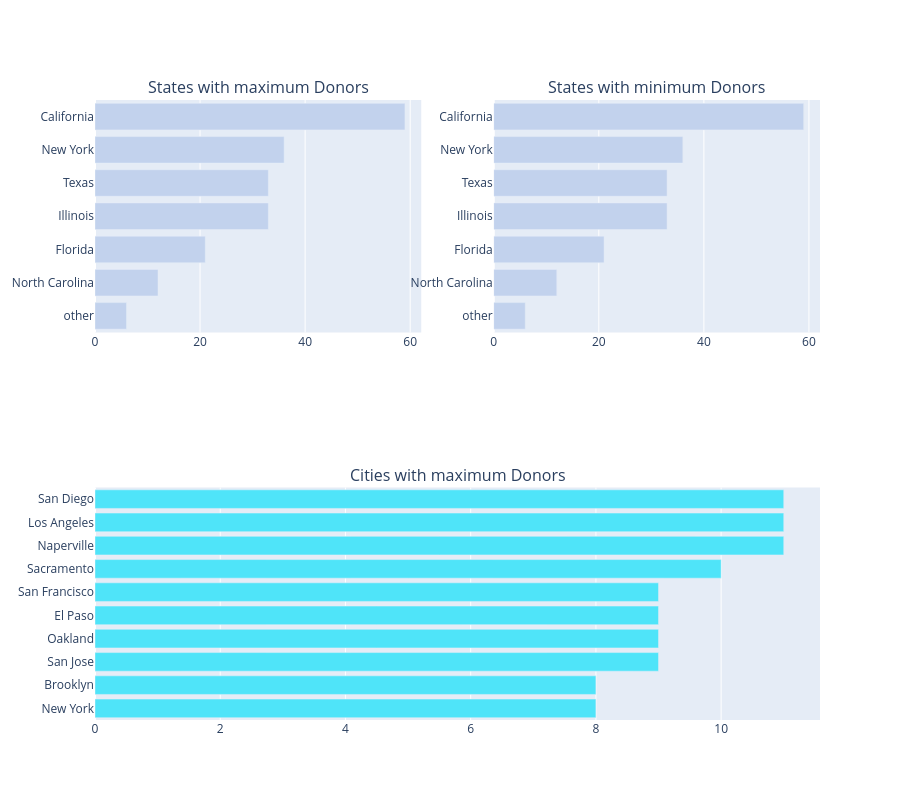
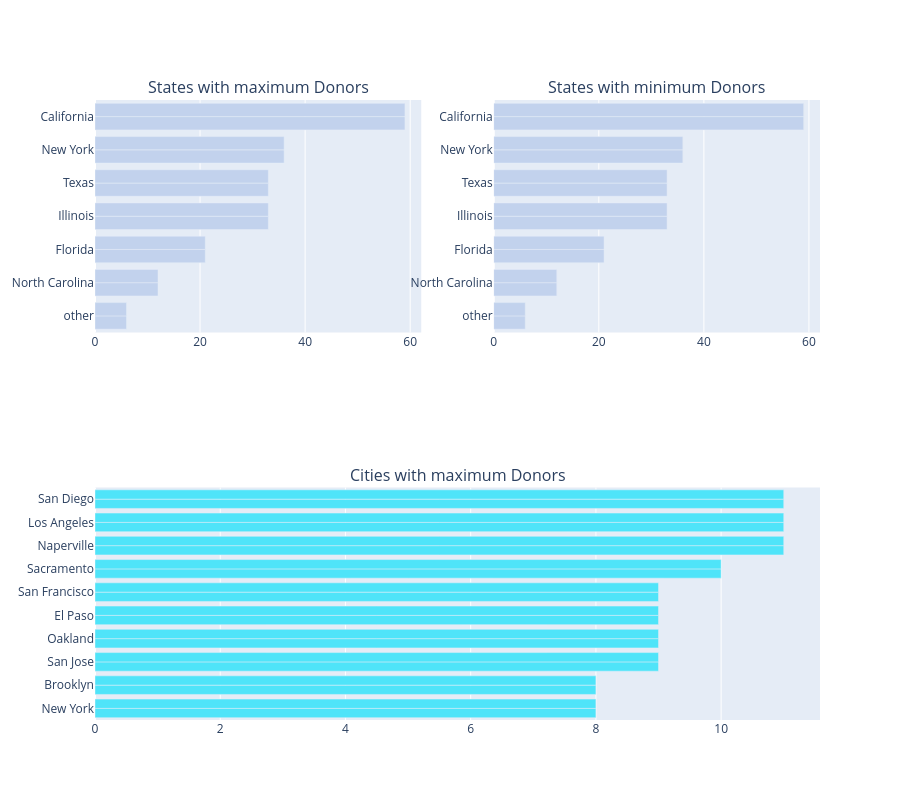

Notebook cell for these charts, in order:
### Code cell
from plotly.offline import iplot, init_notebook_mode
from plotly.subplots import make_subplots

import plotly.graph_objects as go

init_notebook_mode(connected=True)

# Crear los trazos para los subplots
trace2 = bar_hor(
    donors_df, 'Donor State',
    "Top States with maximum Donors", '#c2d2ed',
    600, 400, 200, limit=10, return_trace=True
)

trace4 = bar_hor(
    donors_df, 'Donor State',
    "Top States with minimum Donors", '#c2d2ed',
    600, 400, 200, limit=10, return_trace=True, rev=True
)

city_counts = donors_df['Donor City'].value_counts().head(10)
trace1 = go.Bar(
    y=city_counts.index[::-1],
    x=city_counts.values[::-1],
    orientation='h',
    marker=dict(color='#4fe4f9')
)

# Crear figura con subplots
fig = make_subplots(
    rows=2,
    cols=2,
    specs=[[{}, {}], [{'colspan': 2}, None]],
    print_grid=False,
    subplot_titles=[
        'States with maximum Donors',
        'States with minimum Donors',
        'Cities with maximum Donors'
    ]
)

fig.add_trace(trace2, row=1, col=1)
fig.add_trace(trace4, row=1, col=2)
fig.add_trace(trace1, row=2, col=1)

fig.update_layout(height=800, showlegend=False)
iplot(fig)
fig.append_trace(trace2, 1, 1);
fig.append_trace(trace4, 1, 2);
fig.append_trace(trace1, 2, 1);
# fig.append_trace(trace4, 2, 2);

fig['layout'].update(height=800, showlegend=False);
iplot(fig);

### Figure 1 — Plotly figure (JSON) as saved in the notebook; plotly's stock layout.template omitted (floating-point values rounded to 4 significant figures)
{"data": [{"marker": {"color": "#c2d2ed"}, "orientation": "h", "type": "bar", "x": [6, 12, 21, 33, 33, 36, 59], "xaxis": "x", "y": ["other", "North Carolina", "Florida", "Illinois", "Texas", "New York", "California"], "yaxis": "y"}, {"marker": {"color": "#c2d2ed"}, "orientation": "h", "type": "bar", "x": [6, 12, 21, 33, 33, 36, 59], "xaxis": "x2", "y": ["other", "North Carolina", "Florida", "Illinois", "Texas", "New York", "California"], "yaxis": "y2"}, {"marker": {"color": "#4fe4f9"}, "orientation": "h", "type": "bar", "x": [8, 8, 9, 9, 9, 9, 10, 11, 11, 11], "xaxis": "x3", "y": ["New York", "Brooklyn", "San Jose", "Oakland", "El Paso", "San Francisco", "Sacramento", "Naperville", "Los Angeles", "San Diego"], "yaxis": "y3"}], "layout": {"annotations": [{"font": {"size": 16}, "showarrow": false, "text": "States with maximum Donors", "x": 0.225, "xanchor": "center", "xref": "paper", "y": 1, "yanchor": "bottom", "yref": "paper"}, {"font": {"size": 16}, "showarrow": false, "text": "States with minimum Donors", "x": 0.775, "xanchor": "center", "xref": "paper", "y": 1, "yanchor": "bottom", "yref": "paper"}, {"font": {"size": 16}, "showarrow": false, "text": "Cities with maximum Donors", "x": 0.5, "xanchor": "center", "xref": "paper", "y": 0.375, "yanchor": "bottom", "yref": "paper"}], "height": 800, "showlegend": false, "xaxis": {"anchor": "y", "domain": [0, 0.45]}, "xaxis2": {"anchor": "y2", "domain": [0.55, 1]}, "xaxis3": {"anchor": "y3", "domain": [0, 1]}, "yaxis": {"anchor": "x", "domain": [0.625, 1]}, "yaxis2": {"anchor": "x2", "domain": [0.625, 1]}, "yaxis3": {"anchor": "x3", "domain": [0, 0.375]}}}

### Figure 2 — Plotly figure (JSON) as saved in the notebook; plotly's stock layout.template omitted (floating-point values rounded to 4 significant figures)
{"data": [{"marker": {"color": "#c2d2ed"}, "orientation": "h", "type": "bar", "x": [6, 12, 21, 33, 33, 36, 59], "xaxis": "x", "y": ["other", "North Carolina", "Florida", "Illinois", "Texas", "New York", "California"], "yaxis": "y"}, {"marker": {"color": "#c2d2ed"}, "orientation": "h", "type": "bar", "x": [6, 12, 21, 33, 33, 36, 59], "xaxis": "x2", "y": ["other", "North Carolina", "Florida", "Illinois", "Texas", "New York", "California"], "yaxis": "y2"}, {"marker": {"color": "#4fe4f9"}, "orientation": "h", "type": "bar", "x": [8, 8, 9, 9, 9, 9, 10, 11, 11, 11], "xaxis": "x3", "y": ["New York", "Brooklyn", "San Jose", "Oakland", "El Paso", "San Francisco", "Sacramento", "Naperville", "Los Angeles", "San Diego"], "yaxis": "y3"}, {"marker": {"color": "#c2d2ed"}, "orientation": "h", "type": "bar", "x": [6, 12, 21, 33, 33, 36, 59], "xaxis": "x", "y": ["other", "North Carolina", "Florida", "Illinois", "Texas", "New York", "California"], "yaxis": "y"}, {"marker": {"color": "#c2d2ed"}, "orientation": "h", "type": "bar", "x": [6, 12, 21, 33, 33, 36, 59], "xaxis": "x2", "y": ["other", "North Carolina", "Florida", "Illinois", "Texas", "New York", "California"], "yaxis": "y2"}, {"marker": {"color": "#4fe4f9"}, "orientation": "h", "type": "bar", "x": [8, 8, 9, 9, 9, 9, 10, 11, 11, 11], "xaxis": "x3", "y": ["New York", "Brooklyn", "San Jose", "Oakland", "El Paso", "San Francisco", "Sacramento", "Naperville", "Los Angeles", "San Diego"], "yaxis": "y3"}], "layout": {"annotations": [{"font": {"size": 16}, "showarrow": false, "text": "States with maximum Donors", "x": 0.225, "xanchor": "center", "xref": "paper", "y": 1, "yanchor": "bottom", "yref": "paper"}, {"font": {"size": 16}, "showarrow": false, "text": "States with minimum Donors", "x": 0.775, "xanchor": "center", "xref": "paper", "y": 1, "yanchor": "bottom", "yref": "paper"}, {"font": {"size": 16}, "showarrow": false, "text": "Cities with maximum Donors", "x": 0.5, "xanchor": "center", "xref": "paper", "y": 0.375, "yanchor": "bottom", "yref": "paper"}], "height": 800, "showlegend": false, "xaxis": {"anchor": "y", "domain": [0, 0.45]}, "xaxis2": {"anchor": "y2", "domain": [0.55, 1]}, "xaxis3": {"anchor": "y3", "domain": [0, 1]}, "yaxis": {"anchor": "x", "domain": [0.625, 1]}, "yaxis2": {"anchor": "x2", "domain": [0.625, 1]}, "yaxis3": {"anchor": "x3", "domain": [0, 0.375]}}}
